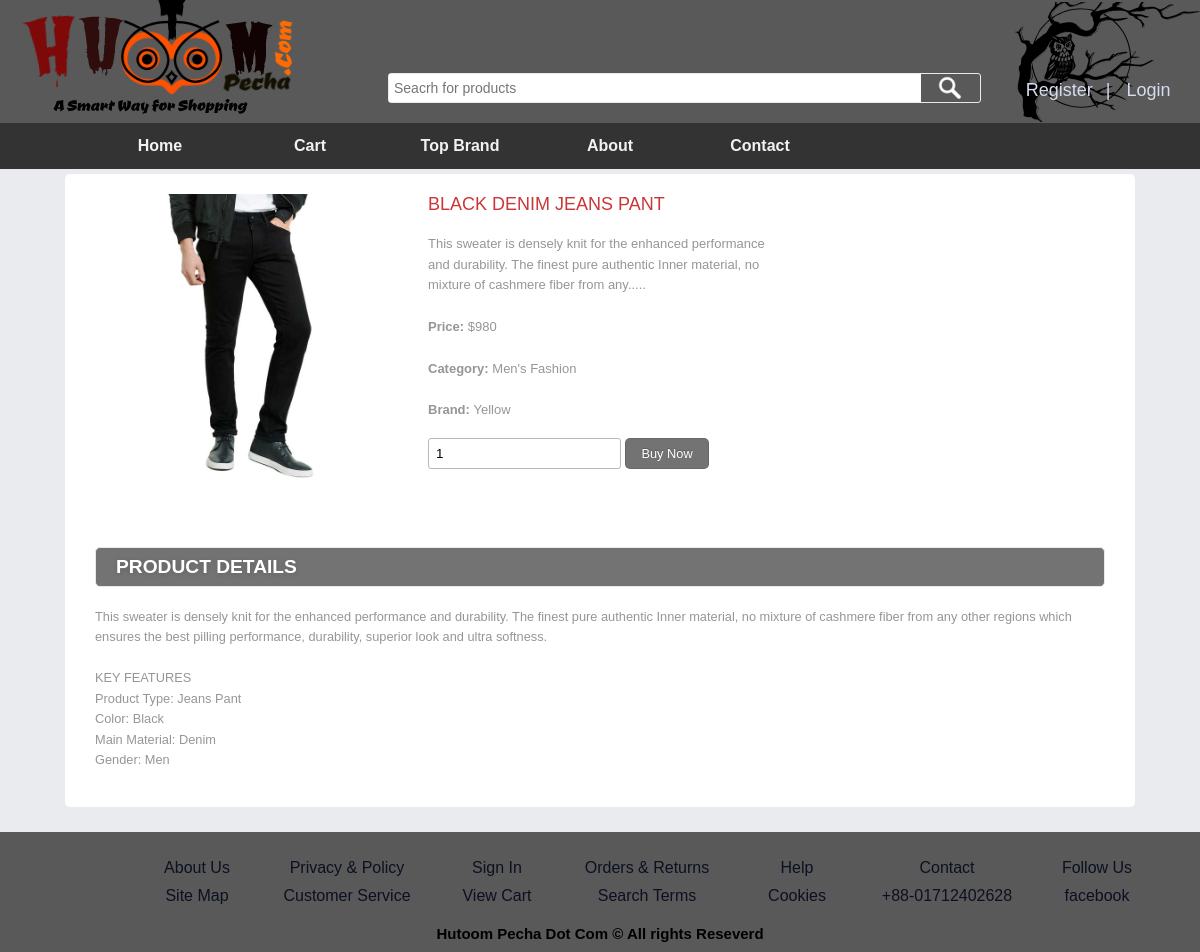
Page /details.php?proid=41 on the committed database.
### tables this page shows
CREATE TABLE `product` (
  `productId` int(11) NOT NULL,
  `productName` varchar(255) NOT NULL,
  `brandId` int(11) NOT NULL,
  `catId` int(11) NOT NULL,
  `body` text NOT NULL,
  `price` float NOT NULL,
  `image` varchar(255) NOT NULL,
  `type` tinyint(4) NOT NULL DEFAULT '0',
  `buyprice` float DEFAULT NULL,
  `quantity` int(255) DEFAULT NULL
);

CREATE TABLE `category` (
  `catId` int(11) NOT NULL,
  `catName` varchar(255) NOT NULL
);

CREATE TABLE `brand` (
  `brandId` int(11) NOT NULL,
  `brandName` varchar(255) NOT NULL
);

### classes/Product.php (called while the page is built, shortened)
<?php
	$filepath = realpath(dirname(__FILE__));
	include_once ($filepath.'/../lib/Database.php');
	include_once ($filepath.'/../helpers/Format.php');
?>
<?php
	class Product{
	private $db;
	public function __construct() {
			$this->db= new Database();
	}
		public function getSinglePro($id){
			$query ="SELECT p.*, c.catName, b.brandName
					FROM product as p,category as c, brand as b
					WHERE p.catId=c.catId AND p.brandId=b.brandId AND p.productId='$id' ";
			$result = $this->db->select($query);
			return $result;
		}
	}
?>

### lib/Database.php (called while the page is built, shortened)
<?php
Class Database{
 public $host   = DB_HOST;
 public $user   = DB_USER;
 public $pass   = DB_PASS;
 public $dbname = DB_NAME;
 public $link;
private function connectDB(){
 $this->link = new mysqli($this->host, $this->user, $this->pass,
  $this->dbname);
 }
public function select($query){
  $result = $this->link->query($query) or
   die($this->link->error.__LINE__);
  if($result->num_rows > 0){
    return $result;
  } else {
    return false;
  }
 }
}

### inc/top.php (called while the page is built, shortened)
<?php
	include_once 'lib/Database.php';
	include_once 'helpers/Format.php';
?>
<?php
	$fm = new Format();
	$pd = new Product();
?>

### helpers/Format.php (called while the page is built, shortened)
<?php
class Format{
 public function textShorten($text, $limit = 400){
  $text = $text. " ";
  $text = substr($text, 0, $limit);
  $text = substr($text, 0, strrpos($text, ' '));
  $text = $text.".....";
  return $text;
 }
}
?>

### details.php (the view, shortened to what this page needs)
<?php include 'inc/header.php';?>
<?php
	if(!isset($_GET['proid']) || $_GET['proid'] == NULL){
		echo "<script>window.location = 'index.php';</script>";
	}else{
		$id=$_GET['proid'];
	}
?>
<div class="row">
	<div class="details">
		<div class="cont-desc span_1_of_2">
				<?php
				$getPd = $pd->getSinglePro($id);
				if($getPd){
					while ($result=$getPd->fetch_assoc()) {
				?>
					<div class="grid images_3_of_2">
						<img src="meneger/<?php echo $result['image'];?>" alt="" />
					</div>
				<div class="desc span_3_of_2">
					<h2><?php echo $result['productName'];?></h2>
					<p><?php echo $fm->textShorten($result['body'],160);?></p>
					<div class="price">
						<p><b>Price: </b><span>$<?php echo $result['price'];?></span></p>
						<p><b>Category: </b><span><?php echo $result['catName'];?></span></p>
						<p><b>Brand: </b><span><?php echo $result['brandName'];?></span></p>
					</div>
				<div class="add-cart">
					<form action="" method="post">
						<input type="number" class="buyfield" name="quantity" value="1"/>
						<input type="submit" class="buysubmit" name="submit" value="Buy Now"/>
					</form>
				</div><br>
			</div>
			<div class="product-desc">
			<h2>Product Details</h2>
			<p><?php echo $result['body'];?></p>
	    </div>
	    <?php } }?>
	</div>
	</div>
</div>
<?php include 'inc/footer.php';?>

### index.css (style rules this page uses)
* { box-sizing: border-box; }
body { font-family: Arial; display: block; background: #E9EBEE; margin: 0; }
.row { width: 90%; margin: auto; margin-top: 0px; }
.row:after { content: ""; display: table; clear: both; }

### allcss.css (style rules this page uses)
.details { margin: 5px; padding: 20px 30px; background: white; border-radius: 5px; }
.images_3_of_2 { width: 30%; float:left; text-align:center; margin-right: 30px; }
.images_3_of_2 img { height: 298px; max-width: 100%; width: 100%; }
.span_3_of_2 { width: 68%; margin-bottom: 60px; }
.span_3_of_2 h2 { font-family: 'Monda', sans-serif; font-size:18px; color: #CC3636; font-weight : normal; margin-top: 0px; text-transform:uppercase; }
.span_3_of_2 p { font-size:0.8125em; padding:0.3em 0; color:#969696; line-height: 1.6em; font-family : verdana, arial, helvetica, helve, sans-serif; }
input[type="number"] { border: 1px solid #b8b8b8; border-radius: 3px; padding: 7px; }
.buysubmit { background: #737373; border: 1px solid rgba(0, 0, 0, 0.1); border-radius: 5px; color: #fff; font-family: Arial,"Helvetica Neue","Helvetica",Tahoma,Verdana,sans-serif; font-size: 0.8em; padding: 7px 15px; text-shadow: 0 -1px 1px rgba(0, 0, 0, 0.25); cursor:pointer; outline:none; }
.product-desc h2 { padding:8px 20px; background:#737373; border: 1px solid #EBE8E8; border-radius: 5px; font-family: 'Monda', sans-serif; font-size:1.2em; color:#FFF; text-transform: uppercase; text-shadow:0 1px 5px rgba(34, 34, 34, 0.17); display: block; }
.product-desc p { font-size: 0.8em; padding: 0.3em 0; color: #969696; line-height: 1.6em; font-family: verdana, arial, helvetica, helve, sans-serif; }

### rows in the picture
product: image (picture), productName "BLACK DENIM JEANS PANT", body "This sweater is densely knit for the enhanced performance and durability. The finest pure authentic Inner material, no mixture of cashmere fiber from any.....", price "980", catId.catName "Men's Fashion", brandId.brandName "Yellow", body "This sweater is densely knit for the enhanced performance and durability. The finest pure authentic Inner material, no mixture of cashmere fiber from any other regions which ensures the best pilling performance, durability, superior look and ultra softness. KEY FEATURES Product Type: Jeans Pant Color: Black Main Material: Denim Gender: Men"
